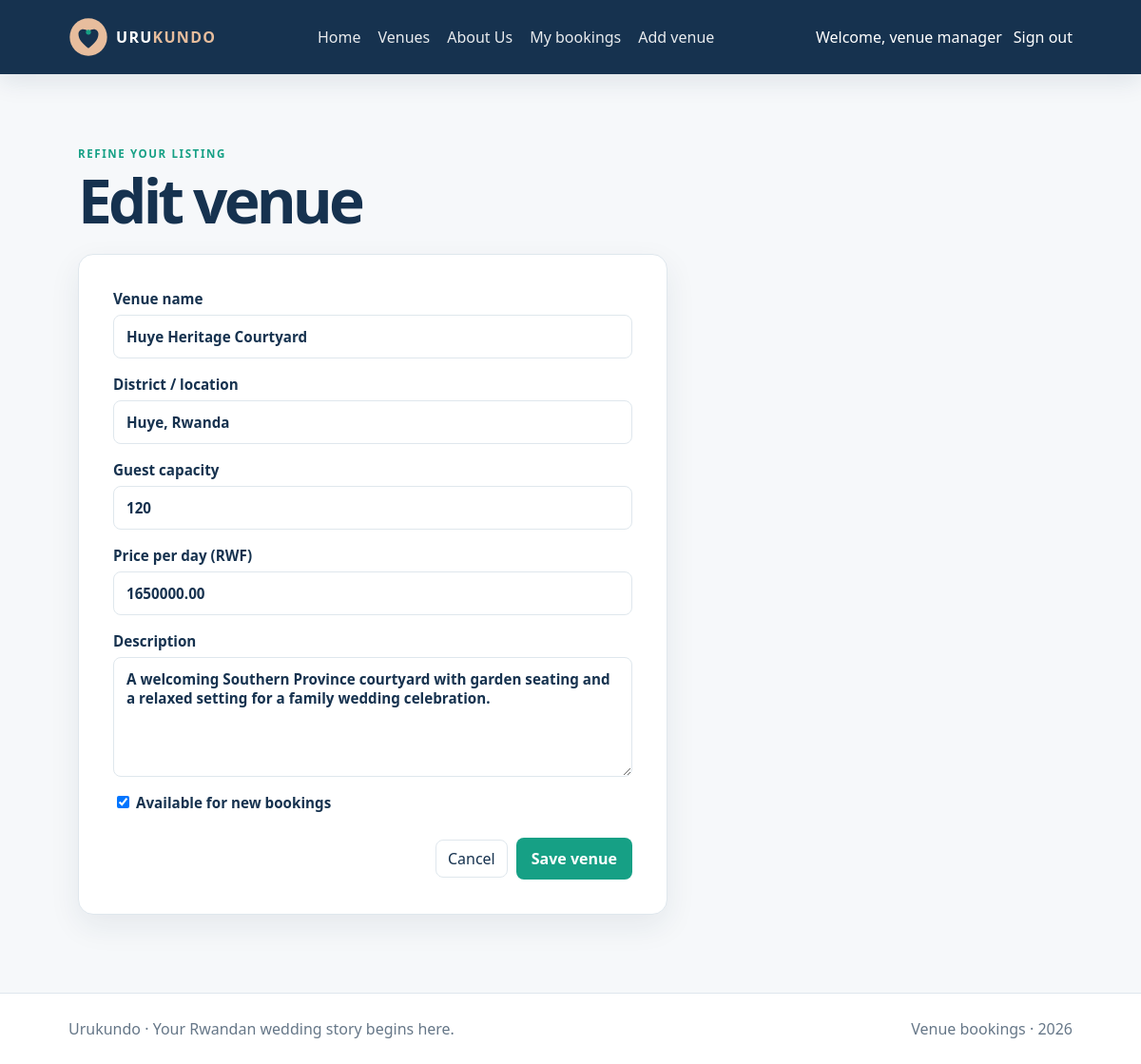
/index.php?_route=/venue/form&id=3 (signed in), run on the app's committed database.
### tables this page shows
CREATE TABLE IF NOT EXISTS customers (
  customer_id INT UNSIGNED AUTO_INCREMENT PRIMARY KEY,
  username VARCHAR(60) NOT NULL UNIQUE,
  email VARCHAR(190) NOT NULL UNIQUE,
  password_hash VARCHAR(255) NOT NULL,
  role ENUM('customer','manager') NOT NULL DEFAULT 'customer',
  groom_name VARCHAR(100),
  bride_name VARCHAR(100),
  phone VARCHAR(30),
  budget_total DECIMAL(12,2) NOT NULL DEFAULT 0.00,
  budget_spent DECIMAL(12,2) NOT NULL DEFAULT 0.00,
  created_at TIMESTAMP NOT NULL DEFAULT CURRENT_TIMESTAMP
);

CREATE TABLE IF NOT EXISTS venues (
  venue_id INT UNSIGNED AUTO_INCREMENT PRIMARY KEY,
  name VARCHAR(120) NOT NULL UNIQUE,
  location VARCHAR(180) NOT NULL,
  capacity SMALLINT UNSIGNED NOT NULL,
  price_per_day DECIMAL(10,2) NOT NULL,
  available TINYINT(1) NOT NULL DEFAULT 1,
  description TEXT NOT NULL,
  created_at TIMESTAMP NOT NULL DEFAULT CURRENT_TIMESTAMP,
  updated_at TIMESTAMP NOT NULL DEFAULT CURRENT_TIMESTAMP ON UPDATE CURRENT_TIMESTAMP,
  INDEX idx_venues_available_location (available, location)
);

### src/Support/View.php (called while the page is built, shortened)
<?php
final class View {
    public static function render(string $template, array $data = []): void {
        extract($data, EXTR_SKIP);
        require __DIR__ . '/../Views/layouts/header.php';
        require __DIR__ . '/../Views/' . $template . '.php';
        require __DIR__ . '/../Views/layouts/footer.php';
    }
    public static function e(mixed $value): string {
        return htmlspecialchars((string)$value, ENT_QUOTES | ENT_SUBSTITUTE, 'UTF-8');
    }
    public static function url(string $path = '/'): string {
        $base = defined('APP_BASE') ? APP_BASE : '';
        $route = parse_url($path, PHP_URL_PATH) ?: '/';
        $route = '/' . ltrim($route, '/');
        if (str_starts_with($route, '/assets/')) {
            return $base . $route;
        }
        $query = [];
        parse_str((string)(parse_url($path, PHP_URL_QUERY) ?? ''), $query);
        unset($query['_route']);
        return $base . '/index.php?' . http_build_query(['_route' => $route] + $query);
    }
}

### src/Controllers/VenueController.php (called while the page is built, shortened)
<?php
final class VenueController {
    public function form(): void {
        $id = (int)($_GET['id'] ?? 0);
        $venue = $id ? Venue::find($id) : null;
        View::render('venues/form', [
            'title' => $venue ? 'Edit venue' : 'Add a venue',
            'venue' => $venue,
            'errors' => Flash::get('errors', []),
        ]);
    }
}

### src/Support/Auth.php (called while the page is built, shortened)
<?php
final class Auth {
    public static function user(): ?array {
        $id = (int)($_SESSION['user_id'] ?? 0);
        $stmt = Database::pdo()->prepare(
            'SELECT customer_id AS user_id, customer_id, username, email, role,
                    groom_name, bride_name, phone, budget_total, budget_spent
             FROM customers WHERE customer_id = :id'
        );
        $stmt->execute(['id' => $id]);
        return $stmt->fetch() ?: null;
    }
}

### src/Config/Database.php (called while the page is built, shortened)
<?php
final class Database {
    private static ?PDO $connection = null;
    public static function pdo(): PDO {
        if (self::$connection instanceof PDO) {
            return self::$connection;
        }
        $dsn = sprintf(
            'mysql:host=%s;port=%s;dbname=%s;charset=utf8mb4',
            getenv('DB_HOST') ?: '127.0.0.1',
            getenv('DB_PORT') ?: '3306',
            getenv('DB_NAME') ?: 'wedding_venue_booking'
        );
        self::$connection = new PDO($dsn, getenv('DB_USER') ?: 'root', getenv('DB_PASS') ?: '', [
            PDO::ATTR_ERRMODE => PDO::ERRMODE_EXCEPTION,
            PDO::ATTR_DEFAULT_FETCH_MODE => PDO::FETCH_ASSOC,
            PDO::ATTR_EMULATE_PREPARES => false,
        ]);
        return self::$connection;
    }
}

### src/Support/autoload.php (called while the page is built, shortened)
<?php
spl_autoload_register(static function (string $class): void {
    $prefix = 'App\\';
    $file = dirname(__DIR__) . DIRECTORY_SEPARATOR
        . str_replace('\\', DIRECTORY_SEPARATOR, substr($class, strlen($prefix))) . '.php';
});

### src/Models/Venue.php (called while the page is built, shortened)
<?php
final class Venue {
    public static function find(int $id): ?array {
        $stmt = Database::pdo()->prepare('SELECT * FROM venues WHERE venue_id = :id');
        $stmt->execute(['id' => $id]);
        return $stmt->fetch() ?: null;
    }
}

### src/Support/Flash.php (called while the page is built, shortened)
<?php
final class Flash {
    public static function old(string $key, string $default = ''): string {
        return (string)($_SESSION['_old'][$key] ?? $default);
    }
}

### src/Views/venues/form.php (the view, shortened to what this page needs)
<?php use App\Support\Flash; use App\Support\View; $v = $venue; ?>
<p class="eyebrow"><?= $v ? 'Refine your listing' : 'Grow the collection' ?></p>
<h1 class="page-title"><?= View::e($title) ?></h1>
<form method="post" action="<?= View::e(View::url('/venue/save')) ?>" class="form-card">
  <label>Venue name<input name="name" required minlength="3" maxlength="120" value="<?= View::e(Flash::old('name', $v['name'] ?? '')) ?>"></label>
  <label>District / location<input name="location" required maxlength="180" placeholder="District, Rwanda" value="<?= View::e(Flash::old('location', $v['location'] ?? '')) ?>"></label>
  <label>Guest capacity<input name="capacity" type="number" min="1" max="65535" required value="<?= View::e(Flash::old('capacity', (string)($v['capacity'] ?? ''))) ?>"></label>
  <label>Price per day (RWF)<input name="price_per_day" type="number" min="1" step="1" required value="<?= View::e(Flash::old('price_per_day', (string)($v['price_per_day'] ?? ''))) ?>"></label>
  <label>Description<textarea name="description" rows="5" minlength="20" maxlength="5000" required><?= View::e(Flash::old('description', $v['description'] ?? '')) ?></textarea></label>
  <label><span><input type="checkbox" name="available" value="1" <?= (int)($v['available'] ?? 1) === 1 ? 'checked' : '' ?>> Available for new bookings</span></label>
  <div class="form-actions"><a class="button-ghost" href="<?= View::e(View::url('/venues')) ?>">Cancel</a><button class="button" type="submit">Save venue</button></div>
</form>

### src/Views/layouts/header.php (shortened to what this page needs)
<?php
$currentUser = Auth::user();
?>
<!doctype html>
<html lang="en">
<head>
  <link rel="stylesheet" href="<?= View::e(View::url('/assets/css/style.css')) ?>">
</head>
<body>
  <header class="site-header">
    <a class="brand" href="<?= View::e(View::url('/')) ?>" aria-label="Urukundo home">
      <img src="<?= View::e(View::url('/assets/images/urukundo-logo.svg')) ?>" alt="Urukundo wedding venue logo">
      <span>URU<span>KUNDO</span></span>
    </a>
    <nav aria-label="Primary">
      <a href="<?= View::e(View::url('/')) ?>">Home</a>
      <a href="<?= View::e(View::url('/venues')) ?>">Venues</a>
      <a href="<?= View::e(View::url('/about')) ?>">About Us</a>
      <?php if ($currentUser && in_array($currentUser['role'], ['customer', 'manager'], true)): ?>
        <a href="<?= View::e(View::url('/bookings')) ?>">My bookings</a>
      <?php endif; ?>
      <?php if (($currentUser['role'] ?? '') === 'manager'): ?>
        <a href="<?= View::e(View::url('/venue/form')) ?>">Add venue</a>
      <?php endif; ?>
    </nav>
    <div class="nav-account">
      <?php if ($currentUser): ?>
        <span>Welcome, <?= View::e($currentUser['username']) ?></span>
        <form method="post" action="<?= View::e(View::url('/logout')) ?>">
          <button type="submit">Sign out</button>
        </form>
      <?php else: ?>
        <a class="nav-login" href="<?= View::e(View::url('/login')) ?>">Login</a>
        <a class="nav-register" href="<?= View::e(View::url('/register')) ?>">Register</a>
      <?php endif; ?>
    </div>
  </header>
  <main class="container">

### public/assets/css/style.css (style rules this page uses)
:root { --ink:#16324f; --green:#16a085; --paper:#f6f8fa; --line:#dfe7ed; --muted:#667788; --rose:#b76e79; --cream:#f4eee6; }
* { box-sizing:border-box; }
body { margin:0; font-family:system-ui,-apple-system,"Segoe UI",sans-serif; color:var(--ink); background:var(--paper); }
a { color:inherit; }
.site-header { display:flex; justify-content:space-between; align-items:center; gap:20px; padding:18px max(6vw,calc((100vw - 1180px)/2)); background:var(--ink); color:#fff; position:sticky; top:0; z-index:20; box-shadow:0 8px 24px rgb(22 50 79 / 10%); }
.brand { display:flex; align-items:center; gap:8px; color:inherit; text-decoration:none; font-weight:850; letter-spacing:.08em; }
.brand img { width:42px; height:42px; border-radius:50%; }
.brand > span { color:#fff; }
.brand > span span { color:#e7bd9d; }
.site-header nav { display:flex; align-items:center; flex-wrap:wrap; gap:18px; }
.site-header nav a { color:inherit; text-decoration:none; opacity:.9; }
.nav-account { display:flex; align-items:center; gap:12px; }
.nav-account form { margin:0; }
.nav-account button { color:#fff; background:transparent; border:0; padding:0; font:inherit; cursor:pointer; }
.container { max-width:1180px; min-height:68vh; margin:0 auto; padding:64px 6vw 82px; }
.eyebrow { color:var(--green); text-transform:uppercase; letter-spacing:.14em; font-size:.72rem; font-weight:800; }
h1 { font-size:clamp(2.5rem,7vw,5.25rem); line-height:.98; letter-spacing:-.06em; }
.page-title { margin:.25rem 0 1rem; font-size:clamp(2.2rem,6vw,4rem); }
.button { display:inline-block; padding:11px 16px; border-radius:8px; background:var(--green); color:#fff; text-decoration:none; font:inherit; font-weight:750; border:0; cursor:pointer; }
.button-ghost { display:inline-block; padding:8px 12px; border-radius:8px; background:transparent; border:1px solid var(--line); color:var(--ink); text-decoration:none; font:inherit; cursor:pointer; }
.form-card { display:grid; gap:17px; max-width:620px; margin-top:24px; padding:clamp(22px,5vw,36px); border:1px solid var(--line); border-radius:16px; background:#fff; box-shadow:0 12px 32px rgb(22 50 79 / 8%); }
.form-card label { display:grid; gap:7px; font-size:.95rem; font-weight:700; }
.form-card input,.form-card textarea,.form-card select { width:100%; padding:12px 13px; border:1px solid var(--line); border-radius:8px; background:#fff; color:var(--ink); font:inherit; }
.form-card input[type="checkbox"] { width:auto; }
.form-card textarea { resize:vertical; }
.form-actions,.card-actions { display:flex; flex-wrap:wrap; justify-content:flex-end; align-items:center; gap:9px; margin-top:10px; }

### data on the page
customers: username "venue manager"
venues: name "Huye Heritage Courtyard", location "Huye, Rwanda", capacity "120", price_per_day "1650000.00", description "A welcoming Southern Province courtyard with garden seating and a relaxed setting for a family wedding celebration.", available "☑"

### other printed values
View::e($title) "Edit venue"
